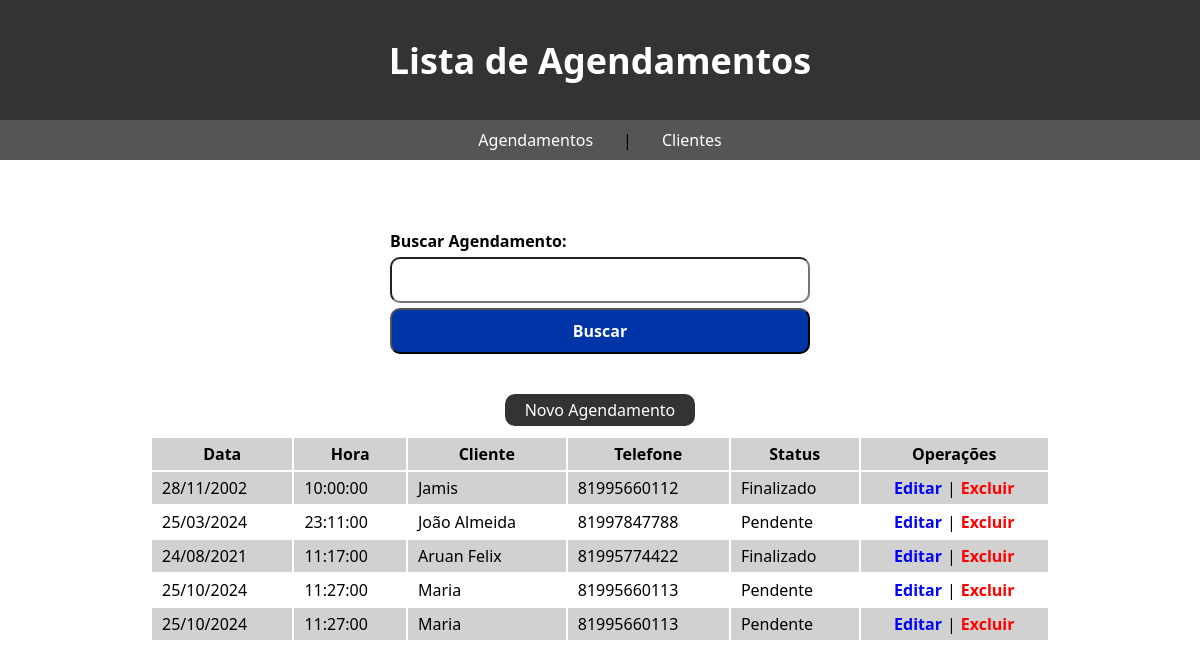
The app's page /Agendamentos/Index.php with its own data.
### tables this page shows
CREATE TABLE `agendamentos` (
  `ID` int(11) NOT NULL,
  `Data` date NOT NULL,
  `Hora` time NOT NULL,
  `Cliente` varchar(50) NOT NULL DEFAULT 'N/A',
  `Telefone` varchar(20) NOT NULL DEFAULT 'N/A',
  `Status` varchar(10) NOT NULL DEFAULT 'N/A',
  `DT_Cadastro` datetime DEFAULT current_timestamp(),
  `DT_Agendamento` datetime DEFAULT NULL ON UPDATE current_timestamp()
);

### Agendamentos/Index.php (the view, shortened to what this page needs)
<?php
    require_once "../Core/Connection.php";
    if(isset($_GET['txtBusca']) and !empty($_GET['txtBusca']))
    {
        $Query = "SELECT * FROM Agendamentos WHERE Cliente LIKE :cliente";
        $Select = $PDO->prepare($Query);
        $Select->bindValue(":cliente", "%" . trim($_GET['txtBusca']) ."%");
    }
    else
    {
        $Query = "SELECT * FROM Agendamentos;";
        $Select = $PDO->prepare($Query);
    }
    $Select->execute();
    $Rows = $Select->fetchAll();
?>
<!DOCTYPE html>
<html lang="pt-br">
<head>
    <link rel="stylesheet" type="text/css" href="../CSS/Style.css">
</head>
<body>
    <header>
        <h1>Lista de Agendamentos</h1>
    </header>
    <?php include "../Includes/Nav.php"; ?>
    <main id="mainIndex">
        <form action="Index.php" method="GET" id="formBusca">
            <label for="txtBusca">Buscar Agendamento:</label>
            <input type="text" name="txtBusca" id="txtBusca" value="<?php if(isset($_GET['txtBusca'])) { echo trim($_GET['txtBusca']); }?>">
            <button type="submit">Buscar</button>
        </form>
        <a href="New.php" class="btnNewAgen">Novo Agendamento</a>
        <table class="tabela">
            <thead>
                <tr>
                    <th>Data</th>
                    <th>Hora</th>
                    <th>Cliente</th>
                    <th>Telefone</th>
                    <th>Status</th>
                    <th>Operações</th>
                </tr>
            </thead>
            <tbody>
                <?php foreach($Rows As $Result) { ?>
                <tr>
                    <?php
                        $FixData = explode("-", $Result->Data);
                    ?>
                    <td><?php echo $FixData[2] . "/" . $FixData[1] . "/" . $FixData[0];?></td>
                    <td><?php echo $Result->Hora;?></td>
                    <td><?php echo $Result->Cliente;?></td>
                    <td><?php echo $Result->Telefone;?></td>
                    <td><?php echo $Result->Status;?></td>
                    <td>
                        <div class="divButtons">
                          <a href="Edit.php?Agen_ID=<?php echo $Result->ID;?>" class="btnEdit">Editar</a>
                            |
                            <a href="_Delete.php?Agen_ID=<?php echo $Result->ID;?>&Nome=<?php echo $Result->Cliente;?>" class="btnDelete"><strong>Excluir</strong></a>
                        </div>
                    </td>
                </tr>
                <?php } ?>
            </tbody>
        </table>
    </main>
</body>
</html>

### Includes/Nav.php
<nav id="menu">
    <ul>
        <li>
            <a href="../Agendamentos/Index.php">Agendamentos</a>
        </li>
        <li> | </li>
        <li>
        <a href="../Clientes/Index.php">Clientes</a>
        </li>
    </ul>
</nav>

### CSS/Style.css (style rules this page uses)
* { margin: 0; padding: 0; box-sizing: border-box; }
header { width: 100%; height: 120px; background-color: #333; display: flex; align-items: center; justify-content: center; }
header h1 { font-family: 'Segoe UI', Tahoma, Geneva, Verdana, sans-serif; font-size: 36px; color: white; }
main { display: flex; justify-content: center; margin-top: 30px; }
form { width: 500px; background-color: #333; padding: 40px; border-radius: 10px; display: flex; flex-direction: column; gap: 5px; }
form label { color: white; font-family: 'Segoe UI', Tahoma, Geneva, Verdana, sans-serif; font-size: 16px; font-weight: bold; }
form input, select, button { font-family: 'Segoe UI', Tahoma, Geneva, Verdana, sans-serif; font-size: 16px; padding: 10px; border-radius: 10px; }
form button { margin-top: 25px; cursor: pointer; background-color: #0035A8; color: white; font-weight: bold; transition: .3s ease-in-out; }
.tabela { width: 900px; font-family: 'Segoe UI', Tahoma, Geneva, Verdana, sans-serif; font-size: 16px; }
.tabela tr:nth-child(odd) { background-color: #D1D1D1; }
.tabela td, th { padding: 5px 10px; }
#mainIndex { display: flex; flex-direction: column; justify-content: center; align-items: center; }
#formBusca { display: flex; background-color: white; }
#formBusca label { color: black; }
#formBusca button { margin: 0; }
.divButtons { display: flex; justify-content: center; align-items: center; gap: 5px; }
.divButtons .btnEdit { text-decoration: none; color: blue; font-weight: bold; }
.divButtons .btnDelete { text-decoration: none; color: Red; font-weight: bold; }
#menu ul { width: 100%; list-style-type: none; display: flex; height: 40px; font-family: 'Segoe UI', Tahoma, Geneva, Verdana, sans-serif; justify-content: center; gap: 30px; background-color: #555; align-items: center; }
#menu a { color: white; text-decoration: none; }
.btnNewAgen { padding: 5px 20px; background-color: #333; color: white; border-radius: 10px; text-decoration: none; font-family: 'Segoe UI', Tahoma, Geneva, Verdana, sans-serif; margin-bottom: 10px; }

### records on screen
agendamentos: Data "28", Data "11", Data "2002", Hora "10:00:00", Cliente "Jamis", Telefone "81995660112", Status "Finalizado"
agendamentos: Data "25", Data "03", Data "2024", Hora "23:11:00", Cliente "João Almeida", Telefone "81997847788", Status "Pendente"
agendamentos: Data "24", Data "08", Data "2021", Hora "11:17:00", Cliente "Aruan Felix", Telefone "81995774422", Status "Finalizado"
agendamentos: Data "25", Data "10", Data "2024", Hora "11:27:00", Cliente "Maria", Telefone "81995660113", Status "Pendente"
agendamentos: Data "25", Data "10", Data "2024", Hora "11:27:00", Cliente "Maria", Telefone "81995660113", Status "Pendente"
